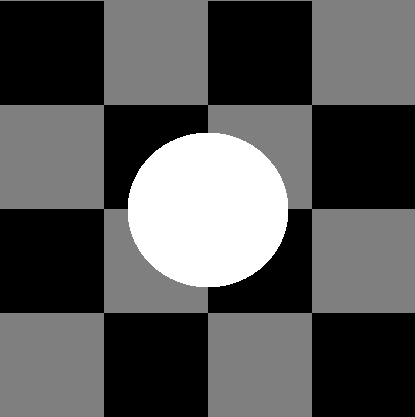
#> input picture image-segmentation-mrf-Python/input/test1.bmp, 415 x 417 px
$ jupyter execute add-gaussian-noise.ipynb
#> lines starting #> are read from the running program, lines starting #| are printed output that depends on the picture
# Add noise

[cell 1]
import handcalcs.render
import cv2
import numpy as np
import matplotlib.pyplot as plt
import matplotlib.image as mpimg
import skimage

[cell 2]
def add_gaussian_noise(load_path, save_path, mean, var):
#> called with load_path = './input/test1.bmp', save_path = 'input/test1noisy0-01-.bmp', mean = 0, var = 0.01
    original_img = cv2.imread(load_path)
#> original_img is the input picture: shape (417, 415, 3); min 0, max 255, mean 85.3
    noisy_img = skimage.util.random_noise(original_img, mode='gaussian', mean=mean, var=var)
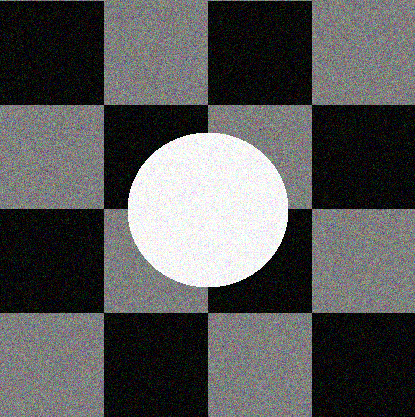
#> noisy_img: shape (417, 415, 3) float64; mean B, G, R 0.348, 0.348, 0.347
    noisy_img = np.array(255*noisy_img, dtype = 'uint8')
    cv2.imwrite(save_path, noisy_img)
    plt.imshow(mpimg.imread(save_path))
    plt.title("Image with "+str(var)+ " noise variance")
    plt.show()
    return

[cell 3]
add_gaussian_noise("./input/test1.bmp","input/test1noisy0-01-.bmp", 0, 0.01)

[cell 4]
add_gaussian_noise("./input/test1.bmp","input/test1noisy0-05-.bmp", 0, 0.05 )
#> call 2 of add_gaussian_noise, with load_path = './input/test1.bmp', save_path = 'input/test1noisy0-05-.bmp', mean = 0, var = 0.05
#> in add_gaussian_noise (call 2), `noisy_img = skimage.util.random_noise(original_img, mode='gaussian', m..`:
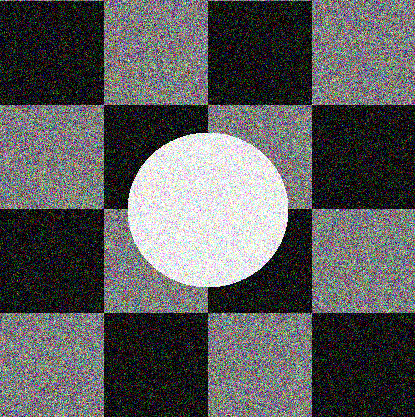
#> noisy_img: shape (417, 415, 3) float64; mean B, G, R 0.364, 0.363, 0.363

[cell 5]
add_gaussian_noise("./input/test1.bmp","input/test1noisy0-09-.bmp", 0, 0.09)
#> call 3 of add_gaussian_noise, with load_path = './input/test1.bmp', save_path = 'input/test1noisy0-09-.bmp', mean = 0, var = 0.09
#> in add_gaussian_noise (call 3), `noisy_img = skimage.util.random_noise(original_img, mode='gaussian', m..`:
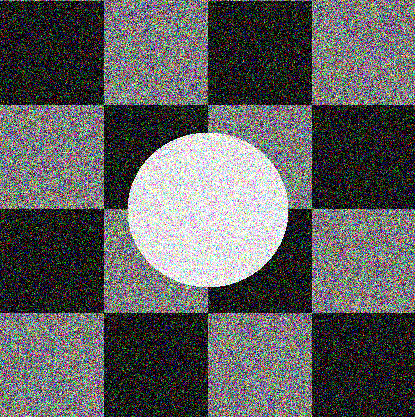
#> noisy_img: shape (417, 415, 3) float64; mean B, G, R 0.373, 0.374, 0.374

[cell 6]
add_gaussian_noise("./input/test1.bmp","input/test1noisy0-3-.bmp", 0, 0.3 )
#> call 4 of add_gaussian_noise, with load_path = './input/test1.bmp', save_path = 'input/test1noisy0-3-.bmp', mean = 0, var = 0.3
#> in add_gaussian_noise (call 4), `noisy_img = skimage.util.random_noise(original_img, mode='gaussian', m..`:
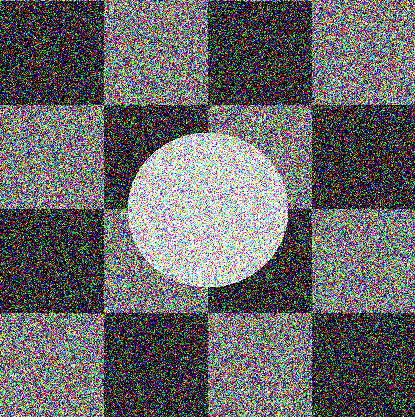
#> noisy_img: shape (417, 415, 3) float64; mean B, G, R 0.406, 0.404, 0.405

$ run again, with image-segmentation-mrf-Python/input/test2.jpg saved as image-segmentation-mrf-Python/input/test1.bmp
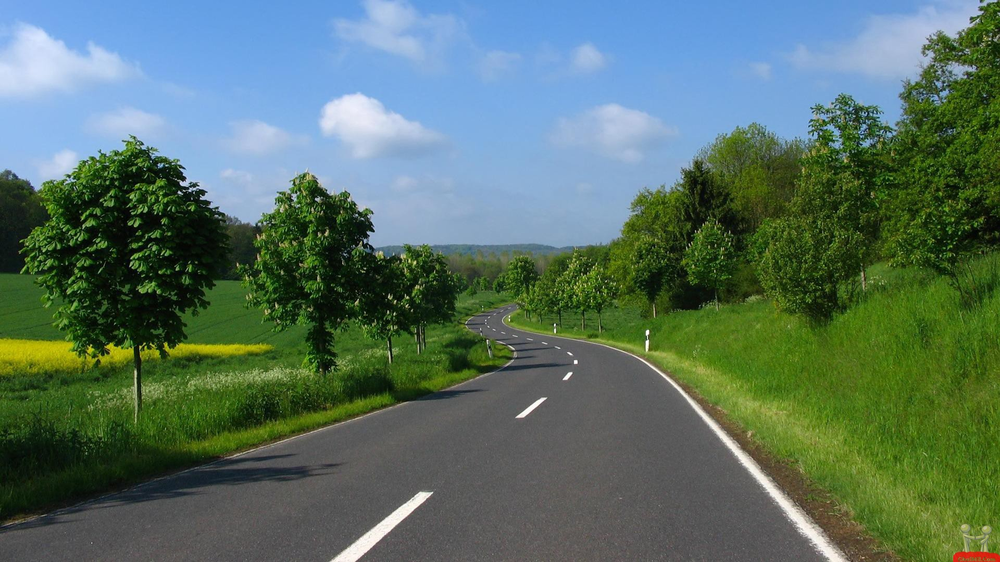
#> input picture image-segmentation-mrf-Python/input/test2.jpg, 1000 x 562 px, shrunk from 1920 x 1080 before the run
#> in add_gaussian_noise, original_img is the input picture: shape (562, 1000, 3); mean B, G, R 100.2, 113, 88.1
#> in add_gaussian_noise (call 2), `noisy_img = skimage.util.random_noise(original_img, mode='gaussian', m..`:
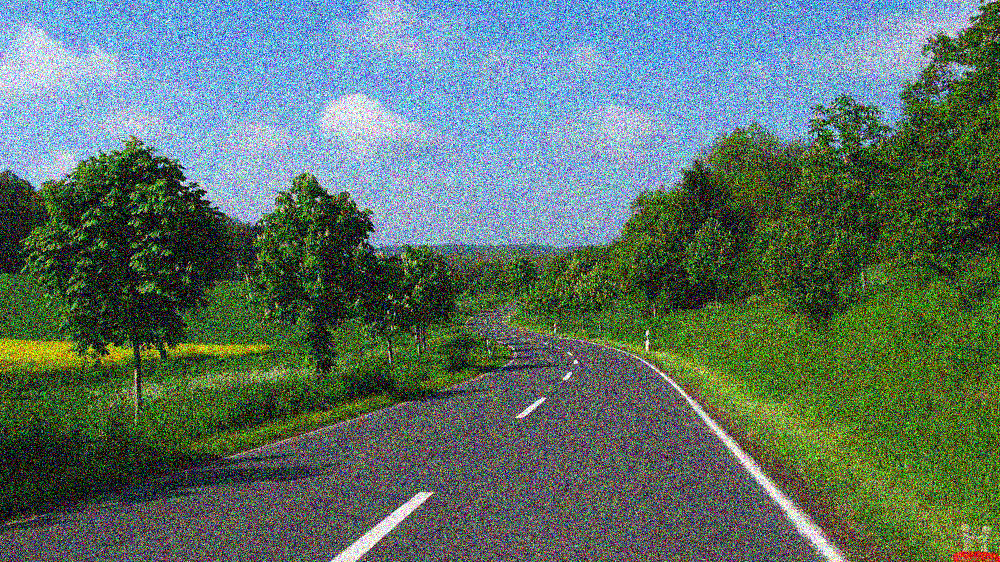
#> noisy_img: shape (562, 1000, 3) float64; mean B, G, R 0.407, 0.449, 0.36
#> in add_gaussian_noise (call 3), `noisy_img = skimage.util.random_noise(original_img, mode='gaussian', m..`:
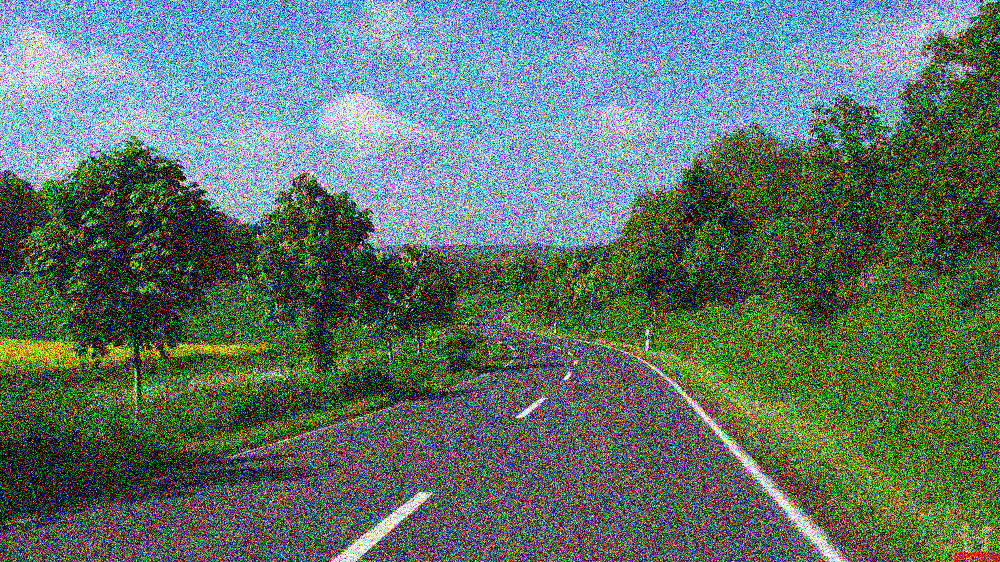
#> noisy_img: shape (562, 1000, 3) float64; mean B, G, R 0.414, 0.453, 0.37
